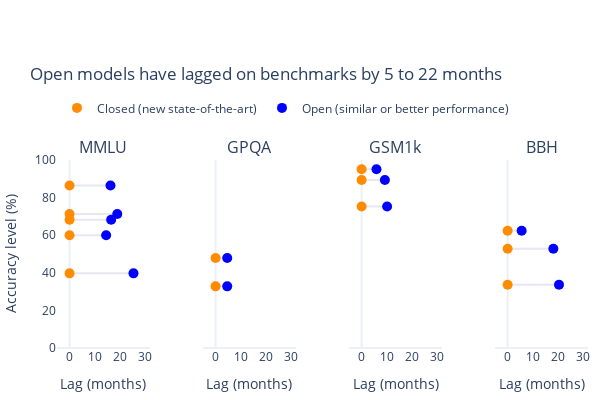

Notebook code cell kept with this figure:
### Code cell
# Create the figure with 1x4 subplots
fig = make_subplots(
    rows=1, 
    cols=4, 
    subplot_titles=benchmarks_to_analyze,
    horizontal_spacing=0.1
)

# Loop through each benchmark to plot the discrete_lags
for idx, bench in enumerate(benchmarks_to_analyze):
    for i in range(len(discrete_lags[bench]['Closed performance level'])):
        fig.add_trace(go.Scatter(
            y=[discrete_lags[bench]['Closed performance level'][i], discrete_lags[bench]['Closed performance level'][i]],
            x=[0, discrete_lags[bench]['Lag (months)'][i]],
            mode='lines',
            line=dict(color='rgb(230, 230, 245)', width=2),
            showlegend=False,
        ), row=1, col=idx + 1)
    
    # Plot markers for Closed and Open
    fig.add_trace(go.Scatter(
        x=np.zeros_like(discrete_lags[bench]['Closed performance level']),
        y=discrete_lags[bench]['Closed performance level'],
        mode='markers',
        marker=dict(color=color_map['Closed'], size=10),
        name='Closed (new state-of-the-art)',
        text=discrete_lags[bench]['Closed system'],
        showlegend=(idx == 0),
    ), row=1, col=idx + 1)
    fig.add_trace(go.Scatter(
        x=discrete_lags[bench]['Lag (months)'],
        y=discrete_lags[bench]['Closed performance level'],
        mode='markers',
        marker=dict(color=color_map['Open'], size=10),
        name='Open (similar or better performance)',
        text=discrete_lags[bench]['Open system'],
        showlegend=(idx == 0),
    ), row=1, col=idx + 1)

    if idx == 0:
        fig.update_yaxes(
            title='Accuracy level (%)',
            row=1, col=idx + 1
        )
    else:
        fig.update_yaxes(
            showticklabels=False,
            row=1, col=idx + 1
        )
    fig.update_yaxes(
        range=[0, 100],
        showgrid=False,
        row=1, col=idx + 1
    )

fig.update_xaxes(
    range=[-5, 32],
    title='Lag (months)',
    showgrid=False,
)

fig.update_layout(
    width=600,
    height=400,
    title=f'Open models have lagged on benchmarks by {np.percentile(all_lags, 5):.0f} to {np.percentile(all_lags, 95):.0f} months',
    template='plotly_white',
    # showlegend=False,
    legend=dict(
        orientation='h',
        yanchor='bottom',
        y=1.2,
        xanchor='left',
        x=0,
    ),
    margin=dict(l=10, r=10, t=160, b=10),
)

if save:
    save_plot(fig, results_dir, f"benchmark_lags_{'_'.join(benchmarks_to_analyze)}_all")

# Show the plot
fig.show()

### Figure 1 — Plotly figure (JSON) as saved in the notebook; plotly's stock layout.template omitted (floating-point values rounded to 4 significant figures)
{"data": [{"line": {"color": "rgb(230, 230, 245)", "width": 2}, "mode": "lines", "showlegend": false, "type": "scatter", "x": [0, 25.45], "xaxis": "x", "y": [39.7, 39.7], "yaxis": "y"}, {"line": {"color": "rgb(230, 230, 245)", "width": 2}, "mode": "lines", "showlegend": false, "type": "scatter", "x": [0, 14.56], "xaxis": "x", "y": [60, 60], "yaxis": "y"}, {"line": {"color": "rgb(230, 230, 245)", "width": 2}, "mode": "lines", "showlegend": false, "type": "scatter", "x": [0, 16.57], "xaxis": "x", "y": [68.2, 68.2], "yaxis": "y"}, {"line": {"color": "rgb(230, 230, 245)", "width": 2}, "mode": "lines", "showlegend": false, "type": "scatter", "x": [0, 19.0], "xaxis": "x", "y": [71.3, 71.3], "yaxis": "y"}, {"line": {"color": "rgb(230, 230, 245)", "width": 2}, "mode": "lines", "showlegend": false, "type": "scatter", "x": [0, 16.31], "xaxis": "x", "y": [86.4, 86.4], "yaxis": "y"}, {"marker": {"color": "darkorange", "size": 10}, "mode": "markers", "name": "Closed (new state-of-the-art)", "showlegend": true, "text": ["text-davinci-001", "Gopher 280B", "code-davinci-002", "PaLM 540B", "GPT-4 (original)"], "type": "scatter", "x": [0, 0, 0, 0, 0], "xaxis": "x", "y": [39.7, 60, 68.2, 71.3, 86.4], "yaxis": "y"}, {"marker": {"color": "blue", "size": 10}, "mode": "markers", "name": "Open (similar or better performance)", "showlegend": true, "text": ["BLOOM-176B", "LLaMa-1 65B", "LLaMa-2 70B", "Grok-1", "Llama 3.1 405B"], "type": "scatter", "x": [25.45, 14.56, 16.57, 19.0, 16.31], "xaxis": "x", "y": [39.7, 60, 68.2, 71.3, 86.4], "yaxis": "y"}, {"line": {"color": "rgb(230, 230, 245)", "width": 2}, "mode": "lines", "showlegend": false, "type": "scatter", "x": [0, 4.636], "xaxis": "x2", "y": [32.8, 32.8], "yaxis": "y2"}, {"line": {"color": "rgb(230, 230, 245)", "width": 2}, "mode": "lines", "showlegend": false, "type": "scatter", "x": [0, 4.636], "xaxis": "x2", "y": [47.9, 47.9], "yaxis": "y2"}, {"marker": {"color": "darkorange", "size": 10}, "mode": "markers", "name": "Closed (new state-of-the-art)", "showlegend": false, "text": ["gpt-4-0613", "Claude 3 Opus"], "type": "scatter", "x": [0, 0], "xaxis": "x2", "y": [32.8, 47.9], "yaxis": "y2"}, {"marker": {"color": "blue", "size": 10}, "mode": "markers", "name": "Open (similar or better performance)", "showlegend": false, "text": ["DeepSeek-Coder", "Llama 3.1 405B"], "type": "scatter", "x": [4.636, 4.636], "xaxis": "x2", "y": [32.8, 47.9], "yaxis": "y2"}, {"line": {"color": "rgb(230, 230, 245)", "width": 2}, "mode": "lines", "showlegend": false, "type": "scatter", "x": [0, 10.16], "xaxis": "x3", "y": [75.3, 75.3], "yaxis": "y3"}, {"line": {"color": "rgb(230, 230, 245)", "width": 2}, "mode": "lines", "showlegend": false, "type": "scatter", "x": [0, 9.271], "xaxis": "x3", "y": [89.4, 89.4], "yaxis": "y3"}, {"line": {"color": "rgb(230, 230, 245)", "width": 2}, "mode": "lines", "showlegend": false, "type": "scatter", "x": [0, 5.918], "xaxis": "x3", "y": [95.1, 95.1], "yaxis": "y3"}, {"marker": {"color": "darkorange", "size": 10}, "mode": "markers", "name": "Closed (new state-of-the-art)", "showlegend": false, "text": ["gpt-3.5-turbo", "claude-2.1", "gpt-4-0125-preview"], "type": "scatter", "x": [0, 0, 0], "xaxis": "x3", "y": [75.3, 89.4, 95.1], "yaxis": "y3"}, {"marker": {"color": "blue", "size": 10}, "mode": "markers", "name": "Open (similar or better performance)", "showlegend": false, "text": ["Mixtral-8x22B-instruct-v0.1", "Llama 3 70B", "Llama 3.1 405B"], "type": "scatter", "x": [10.16, 9.271, 5.918], "xaxis": "x3", "y": [75.3, 89.4, 95.1], "yaxis": "y3"}, {"line": {"color": "rgb(230, 230, 245)", "width": 2}, "mode": "lines", "showlegend": false, "type": "scatter", "x": [0, 20.45], "xaxis": "x4", "y": [33.6, 33.6], "yaxis": "y4"}, {"line": {"color": "rgb(230, 230, 245)", "width": 2}, "mode": "lines", "showlegend": false, "type": "scatter", "x": [0, 18.21], "xaxis": "x4", "y": [52.8, 52.8], "yaxis": "y4"}, {"line": {"color": "rgb(230, 230, 245)", "width": 2}, "mode": "lines", "showlegend": false, "type": "scatter", "x": [0, 5.589], "xaxis": "x4", "y": [62.4, 62.4], "yaxis": "y4"}, {"marker": {"color": "darkorange", "size": 10}, "mode": "markers", "name": "Closed (new state-of-the-art)", "showlegend": false, "text": ["text-davinci-001", "code-davinci-002", "PaLM-2"], "type": "scatter", "x": [0, 0, 0], "xaxis": "x4", "y": [33.6, 52.8, 62.4], "yaxis": "y4"}, {"marker": {"color": "blue", "size": 10}, "mode": "markers", "name": "Open (similar or better performance)", "showlegend": false, "text": ["GPT-NeoX 20B", "Falcon 180B", "ChatGLM3-6B"], "type": "scatter", "x": [20.45, 18.21, 5.589], "xaxis": "x4", "y": [33.6, 52.8, 62.4], "yaxis": "y4"}], "layout": {"annotations": [{"font": {"size": 16}, "showarrow": false, "text": "MMLU", "x": 0.0875, "xanchor": "center", "xref": "paper", "y": 1, "yanchor": "bottom", "yref": "paper"}, {"font": {"size": 16}, "showarrow": false, "text": "GPQA", "x": 0.3625, "xanchor": "center", "xref": "paper", "y": 1, "yanchor": "bottom", "yref": "paper"}, {"font": {"size": 16}, "showarrow": false, "text": "GSM1k", "x": 0.6375, "xanchor": "center", "xref": "paper", "y": 1, "yanchor": "bottom", "yref": "paper"}, {"font": {"size": 16}, "showarrow": false, "text": "BBH", "x": 0.9125, "xanchor": "center", "xref": "paper", "y": 1, "yanchor": "bottom", "yref": "paper"}], "height": 400, "legend": {"orientation": "h", "x": 0, "xanchor": "left", "y": 1.2, "yanchor": "bottom"}, "margin": {"b": 10, "l": 10, "r": 10, "t": 160}, "title": {"text": "Open models have lagged on benchmarks by 5 to 22 months"}, "width": 600, "xaxis": {"anchor": "y", "domain": [0, 0.175], "range": [-5, 32], "showgrid": false, "title": {"text": "Lag (months)"}}, "xaxis2": {"anchor": "y2", "domain": [0.275, 0.45], "range": [-5, 32], "showgrid": false, "title": {"text": "Lag (months)"}}, "xaxis3": {"anchor": "y3", "domain": [0.55, 0.725], "range": [-5, 32], "showgrid": false, "title": {"text": "Lag (months)"}}, "xaxis4": {"anchor": "y4", "domain": [0.825, 1], "range": [-5, 32], "showgrid": false, "title": {"text": "Lag (months)"}}, "yaxis": {"anchor": "x", "domain": [0, 1], "range": [0, 100], "showgrid": false, "title": {"text": "Accuracy level (%)"}}, "yaxis2": {"anchor": "x2", "domain": [0, 1], "range": [0, 100], "showgrid": false, "showticklabels": false}, "yaxis3": {"anchor": "x3", "domain": [0, 1], "range": [0, 100], "showgrid": false, "showticklabels": false}, "yaxis4": {"anchor": "x4", "domain": [0, 1], "range": [0, 100], "showgrid": false, "showticklabels": false}}}
